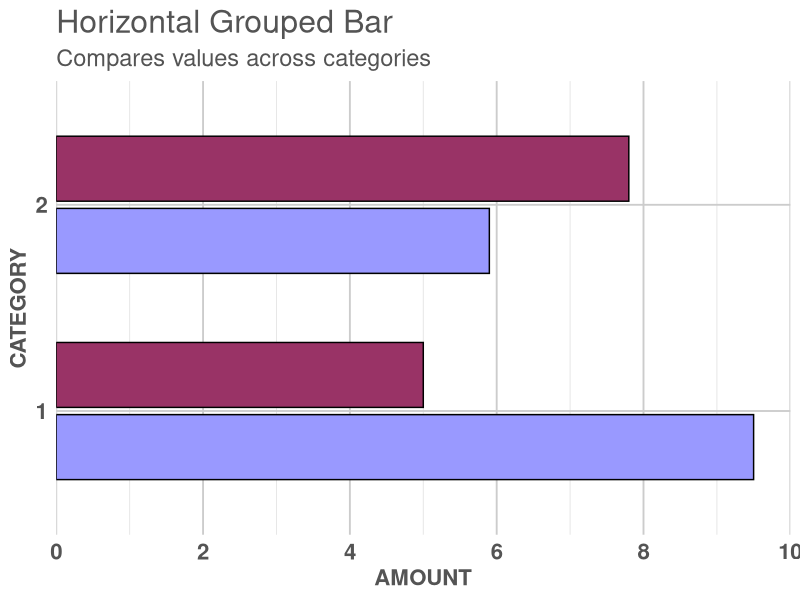

Write the R code that produced this figure.
out <- Sys.getenv("OUT_DIR")
if (is.na(out) || out == "") out <- "."
if (!dir.exists(out)) dir.create(out, recursive = TRUE, showWarnings = FALSE)

suppressPackageStartupMessages({
  library(ggplot2)
})

# --- my_data : datalines ---
my_data <- data.frame(
  CATEGORY = c(1, 2, 1, 2),
  SERIES   = c("Series A", "Series A", "Series B", "Series B"),
  AMOUNT   = c(5, 7.8, 9.5, 5.9),
  stringsAsFactors = FALSE
)

# stat=sum per CATEGORY*SERIES (each cell has one obs, sum = amount)
plot_data <- aggregate(AMOUNT ~ CATEGORY + SERIES, data = my_data, FUN = sum)
names(plot_data) <- c("CATEGORY", "SERIES", "AMOUNT")
# SAS character ordering: uppercase before lowercase; SERIES already consistent
# grouporder=descending -> Series B then Series A
plot_data$SERIES <- factor(plot_data$SERIES, levels = c("Series B", "Series A"))
plot_data$CATEGORY <- factor(plot_data$CATEGORY, levels = c(1, 2))
plot_data <- plot_data[order(plot_data$CATEGORY, plot_data$SERIES), ]

# CSV of the table body / plotted data (SAS variable names, same case)
out_csv <- plot_data
names(out_csv) <- c("CATEGORY", "SERIES", "AMOUNT")
# keep numeric unrounded
write.csv(out_csv, file.path(out, "bar1.csv"), row.names = FALSE, na = "")

# --- text rendering of bar1.htm ---
# ODS HTML title="SGplot Horizontal Grouped Bar", title1/title2 verbatim
txt_path <- file.path(out, "bar1.txt")
txt_lines <- c(
  "SGplot Horizontal Grouped Bar",
  "",
  "Horizontal Grouped Bar",
  "Compares values across categories",
  "",
  "Horizontal Grouped Bar - data (stat=sum of AMOUNT by CATEGORY and SERIES)",
  "",
  sprintf("%-10s %-12s %10s", "CATEGORY", "SERIES", "AMOUNT"),
  sprintf("%-10s %-12s %10s", "--------", "------------", "----------"),
  sprintf("%-10s %-12s %10s", "1", "Series A", "5"),
  sprintf("%-10s %-12s %10s", "2", "Series A", "7.8"),
  sprintf("%-10s %-12s %10s", "1", "Series B", "9.5"),
  sprintf("%-10s %-12s %10s", "2", "Series B", "5.9"),
  "",
  "XAXIS: values 0 to 10 by 2",
  "YAXIS: CATEGORY (1, 2) grouped by SERIES (cluster, grouporder=descending)",
  "Style: datacolors=(cx9999ff cx993366) outline=black, noautolegend"
)
writeLines(txt_lines, txt_path)

# --- figure: SGPLOT hbar category / response=amount stat=sum group=series ---
# colors: cx9999ff = #9999FF, cx993366 = #993366
# grouporder=descending: first group (Series B) gets first color
fill_vals <- c("Series B" = "#9999FF", "Series A" = "#993366")

p <- ggplot(plot_data, aes(y = CATEGORY, x = AMOUNT, fill = SERIES)) +
  geom_col(position = position_dodge2(width = 0.8, preserve = "single"),
           color = "black", width = 0.7) +
  scale_fill_manual(values = fill_vals, drop = FALSE) +
  scale_x_continuous(
    limits = c(0, 10),
    breaks = seq(0, 10, by = 2),
    minor_breaks = seq(0, 10, by = 1),
    expand = expansion(mult = c(0, 0))
  ) +
  labs(
    title = "Horizontal Grouped Bar",
    subtitle = "Compares values across categories",
    x = "AMOUNT",
    y = "CATEGORY"
  ) +
  theme_minimal(base_size = 14) +
  theme(
    legend.position = "none",
    plot.title = element_text(size = 23, colour = "gray33"),
    plot.subtitle = element_text(size = 17, colour = "gray33"),
    axis.title = element_text(size = 16, face = "bold", colour = "gray33"),
    axis.text.x = element_text(size = 16, face = "bold", colour = "gray33"),
    axis.text.y = element_text(size = 16, face = "bold", colour = "gray33"),
    axis.ticks.y = element_blank(),
    panel.grid.major.x = element_line(colour = "grey80"),
    panel.grid.minor.x = element_line(colour = "grey90"),
    panel.grid.major.y = element_line(colour = "grey80"),
    panel.border = element_blank()
  )

# 800px x 600px
ggsave(file.path(out, "bar1.png"), plot = p, width = 8, height = 6, dpi = 100, units = "in")
